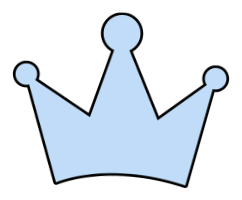
#> input picture assets-source/golden-herald/11_crown_overlay.png, 242 x 200 px, given in place of board-empty.png, which was not available
$ python process_assets.py
#> lines starting #> are read from the running program, lines starting #| are printed output that depends on the picture; after the words box and inside, x2 and y2 are one past the last pixel; in counts of white or black regions, pixels touching at a corner belong together
"""Repair building and crown sprites.

The supplied PNGs were run through a white color-to-alpha filter. Interior pixels
are only partly opaque, and their stored RGB is the color that reconstructs the
original when composited on white. On the green board that reads as a ghosted,
green-tinted building.

Buildings: keep the keyed file's silhouette, but take color (and the baked
shadow) from the reference board, which is the same art on the real grass.
Crown: reverse the white composite so the fill stays its real color on any
background. Originals in public/assets are not modified.
"""
import os
from collections import deque
import numpy as np
from PIL import Image

ROOT = os.path.abspath(os.path.join(os.path.dirname(__file__), ".."))
BASE = os.path.join(ROOT, "public", "assets")
OUT_B = os.path.join(BASE, "processed", "buildings")
OUT_U = os.path.join(BASE, "processed", "ui")

BOXES = {
    "01_courthouse_building_cluster.png": (102, 96, 657, 371),
    "02_tennis_and_recreation_facility.png": (1437, 151, 518, 318),
    "03_supervisor_of_elections_building.png": (823, 274, 568, 161),
    "04_sheriffs_office_operations_center.png": (684, 560, 477, 235),
    "05_modern_civic_building.png": (42, 601, 461, 336),
    "06_manatee_county_government_building.png": (1372, 687, 601, 315),
    "07_library.png": (412, 993, 443, 186),
    "08_property_appraiser_building.png": (1004, 1071, 548, 206),
    "09_water_pipe.png": (1503, 1233, 492, 192),
    "10_humane_society_building.png": (99, 1255, 521, 178),
}


def flood_bg(alpha, thresh=12):
    h, w = alpha.shape
    bg = np.zeros((h, w), dtype=bool)
    q = deque()
    for x in range(w):
        q.append((0, x))
        q.append((h - 1, x))
    for y in range(h):
        q.append((y, 0))
        q.append((y, w - 1))
    while q:
        y, x = q.popleft()
        if y < 0 or x < 0 or y >= h or x >= w or bg[y, x] or alpha[y, x] > thresh:
            continue
        bg[y, x] = True
        q.append((y - 1, x))
        q.append((y + 1, x))
        q.append((y, x - 1))
        q.append((y, x + 1))
    return bg


def sample(img, xs, ys):
    h, w, _ = img.shape
    x = np.clip(xs, 0, w - 1.001)
    y = np.clip(ys, 0, h - 1.001)
    x0 = np.floor(x).astype(np.int32)
    y0 = np.floor(y).astype(np.int32)
    x1 = np.clip(x0 + 1, 0, w - 1)
    y1 = np.clip(y0 + 1, 0, h - 1)
    fx = (x - x0)[..., None]
    fy = (y - y0)[..., None]
    return (img[y0, x0] * (1 - fx) + img[y0, x1] * fx) * (1 - fy) + (
        img[y1, x0] * (1 - fx) + img[y1, x1] * fx
    ) * fy


def repair_building(sprite, ref, empty, box):
    alpha = np.asarray(sprite.convert("RGBA"))[:, :, 3]
    h, w = alpha.shape
    bw, bh = empty.size
    bx, by, bw_box, bh_box = box
    content = ~flood_bg(alpha, 12)
    yy, xx = np.mgrid[0:h, 0:w]
    cx = (bx + (xx + 0.5) / w * bw_box) * (bw / 2000.0)
    cy = (by + (yy + 0.5) / h * bh_box) * (bh / 1545.0)
    ref_a = np.asarray(ref.convert("RGB")).astype(np.float32)
    emp_a = np.asarray(empty.convert("RGB")).astype(np.float32)
    rc = sample(ref_a, cx, cy)
    ec = sample(emp_a, cx, cy)
    diff = np.abs(rc - ec).max(axis=2)
    darker = rc.mean(axis=2) < ec.mean(axis=2) - 6
    dil = content.copy()
    for _ in range(4):
        d2 = dil.copy()
        d2[1:] |= dil[:-1]
        d2[:-1] |= dil[1:]
        d2[:, 1:] |= dil[:, :-1]
        d2[:, :-1] |= dil[:, 1:]
        dil = d2
    shadow = (~content) & dil & darker & (diff > 12)
    keep = (content & (diff > 8)) | shadow
    out = np.zeros((h, w, 4), dtype=np.uint8)
    out[:, :, :3] = np.clip(rc, 0, 255).astype(np.uint8)
    out[:, :, 3] = np.where(keep, 255, 0)
    return Image.fromarray(out, "RGBA"), keep


def repair_crown(sprite):
    arr = np.asarray(sprite.convert("RGBA")).astype(np.float32)
    alpha = arr[:, :, 3]
    rgb = arr[:, :, :3]
    af = alpha / 255.0
    rec = np.clip(rgb * af[:, :, None] + 255.0 * (1.0 - af[:, :, None]), 0, 255)
    content = ~flood_bg(alpha, 12)
    # Pale fringe left by keying the black stroke against white.
    bg = ~content
    dil = bg.copy()
    for _ in range(2):
        d2 = dil.copy()
        d2[1:] |= dil[:-1]
        d2[:-1] |= dil[1:]
        d2[:, 1:] |= dil[:, :-1]
        d2[:, :-1] |= dil[:, 1:]
        dil = d2
    halo = content & dil & (rec.min(axis=2) > 242) & (alpha < 40)
    keep = content & ~halo
    out = np.zeros(arr.shape, dtype=np.uint8)
    out[:, :, :3] = rec.astype(np.uint8)
    out[:, :, 3] = np.where(keep, 255, 0)
    return Image.fromarray(out, "RGBA"), keep


def main():
    os.makedirs(OUT_B, exist_ok=True)
    os.makedirs(OUT_U, exist_ok=True)
    empty = Image.open(os.path.join(BASE, "board", "board-empty.png"))
#> empty is the input picture: PIL image 242x200 RGBA; mean R, G, B, A 0, 36.3, 71.3, 31.4
    ref = Image.open(os.path.join(BASE, "board", "board-reference.png"))
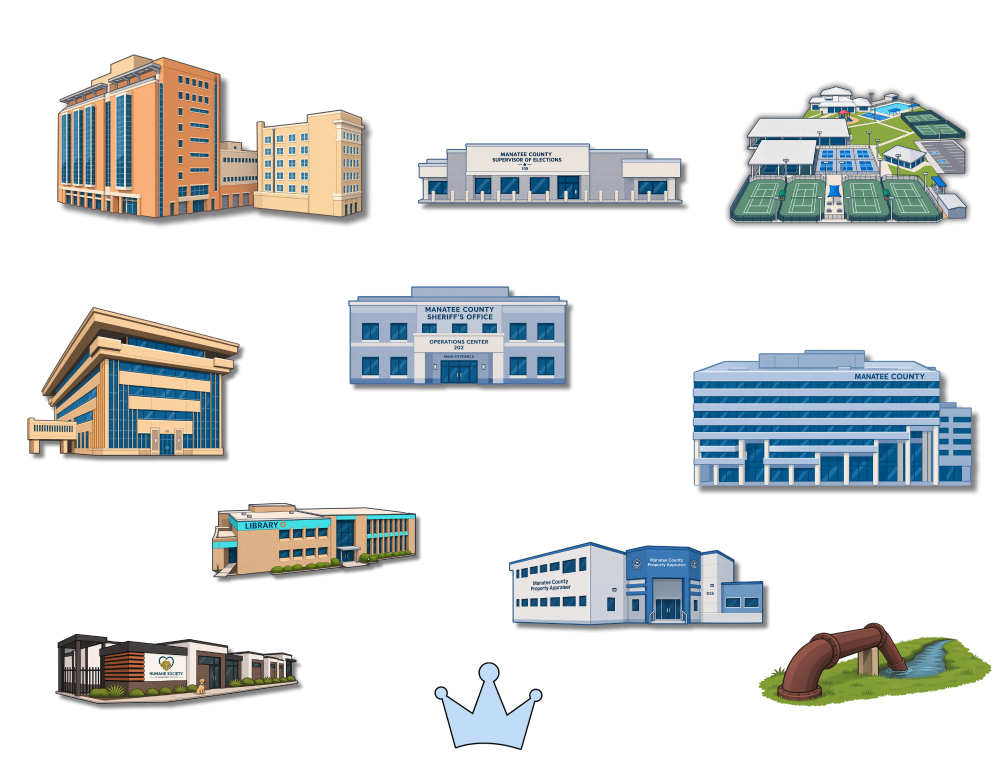
#> input picture assets-source/golden-herald/golden_herald_all_assets_transparent.png, 2000 x 1545 px, given in place of board-reference.png, which was not available (shown at 1/2 size)
#> ref is the input picture: PIL image 2000x1545 RGBA; mean R, G, B, A 15.9, 17.6, 15.8, 40.7
    for fn, box in BOXES.items():
        im = Image.open(os.path.join(BASE, "buildings", fn))
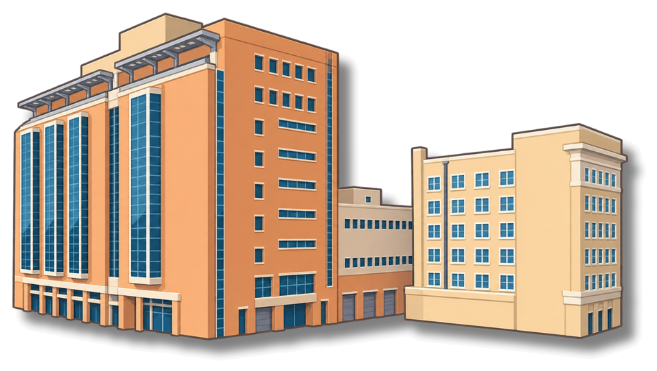
#> input picture assets-source/golden-herald/01_courthouse_building_cluster.png, 657 x 371 px, found by its file name
#> im is the input picture: PIL image 657x371 RGBA; mean R, G, B, A 83.3, 48.7, 11.8, 89
        proc, keep = repair_building(im, ref, empty, box)
#> after the loop in flood_bg, `while q:`:
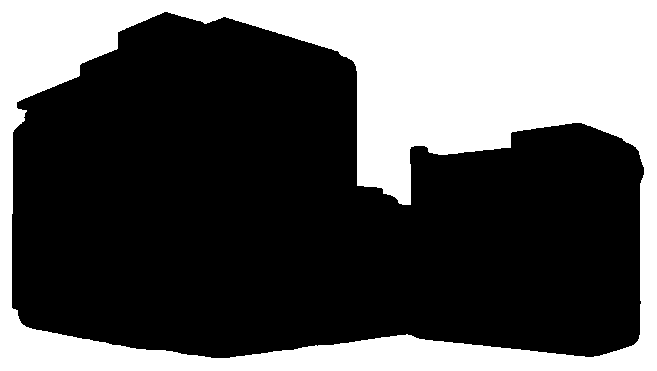
#> bg: shape (371, 657) bool; 34.8% white; 1 white region, box (x1, y1, x2, y2) and area: (0, 0, 657, 371) 84755
#> in sample, `x0 = np.floor(x).astype(np.int32)`:
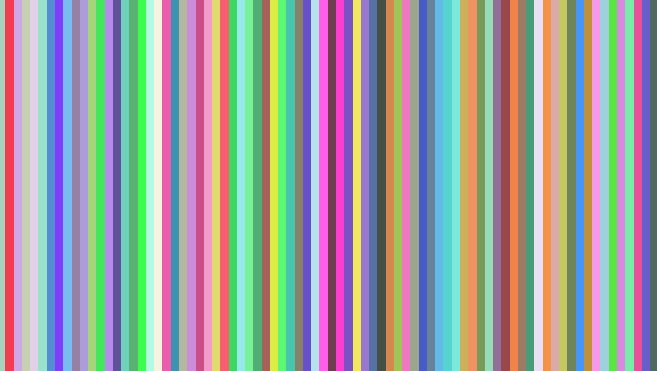
#> x0: shape (371, 657) int32; 80 distinct labels, from 12 to 91; one colour per label, 0 black
#> in sample, `y0 = np.floor(y).astype(np.int32)`:
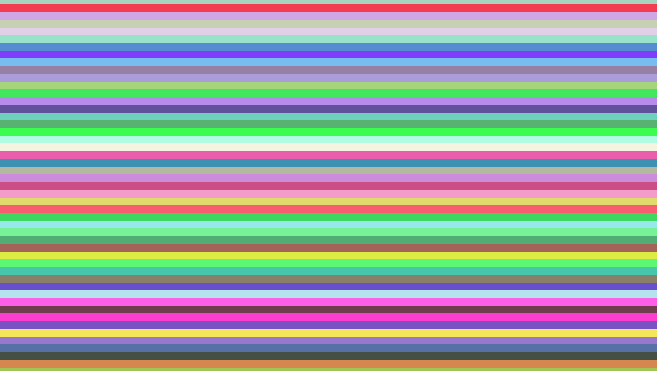
#> y0: shape (371, 657) int32; 49 distinct labels, from 12 to 60; one colour per label, 0 black
#> in sample, `x1 = np.clip(x0 + 1, 0, w - 1)`: x1: shape (371, 657) int32; 80 distinct labels, from 13 to 92
#> in sample, `y1 = np.clip(y0 + 1, 0, h - 1)`: y1: shape (371, 657) int32; 49 distinct labels, from 13 to 61
#> in sample, `fy = (y - y0)[..., None]`:
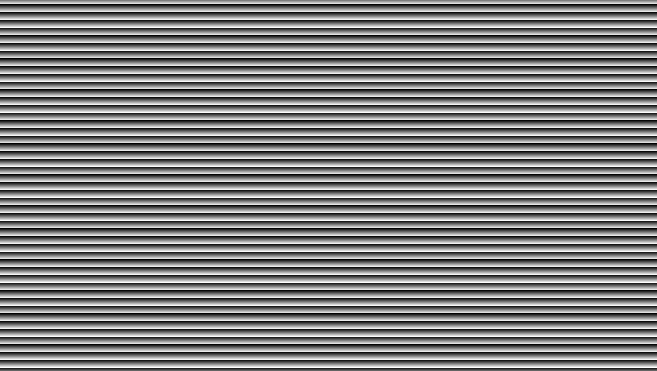
#> fy: shape (371, 657, 1) float64; min 0, max 1, mean 0.499
#> in sample, `return (img[y0, x0] * (1 - fx) + img[y0, x1] * fx) * (1 - fy) + ( img[..`: returned value: shape (371, 657, 3) float64; every value is 0
#> in repair_building, `darker = rc.mean(axis=2) < ec.mean(axis=2) - 6`: darker: shape (371, 657) bool; every value is 0
#> after the loop in repair_building, `for _ in range(4):`:
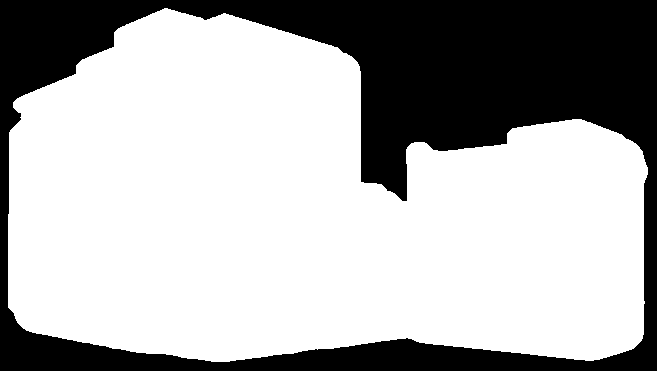
#> d2: shape (371, 657) bool; 68.3% white; 1 black region, box (x1, y1, x2, y2) and area: (0, 0, 657, 371) 77223
#> in repair_building, `out[:, :, :3] = np.clip(rc, 0, 255).astype(np.uint8)`: out: shape (371, 657, 4); every value is 0
        proc.save(os.path.join(OUT_B, fn), optimize=True)
        opaque = int(keep.sum())
#> opaque = 0
        print(f"{fn}: opaque {opaque} / {keep.size} ({opaque / keep.size:.1%})")
#| 01_courthouse_building_cluster.png: opaque 0 / 243747 (0.0%)
        if opaque < 1000:
#> (the run stopped early here; a loop or call above may not have finished)
